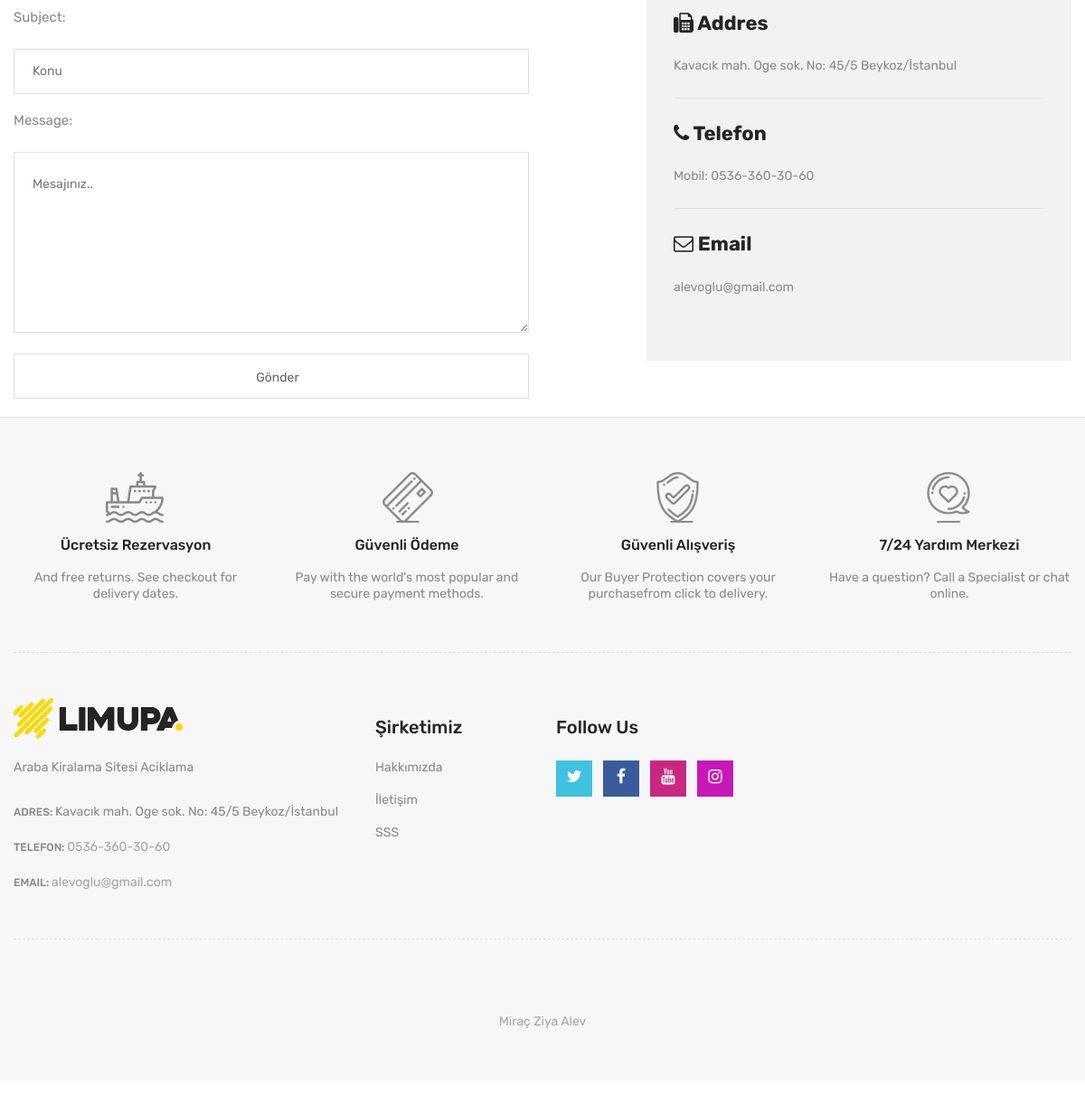
Page /iletisim/ (lower part) on the earlier database version.
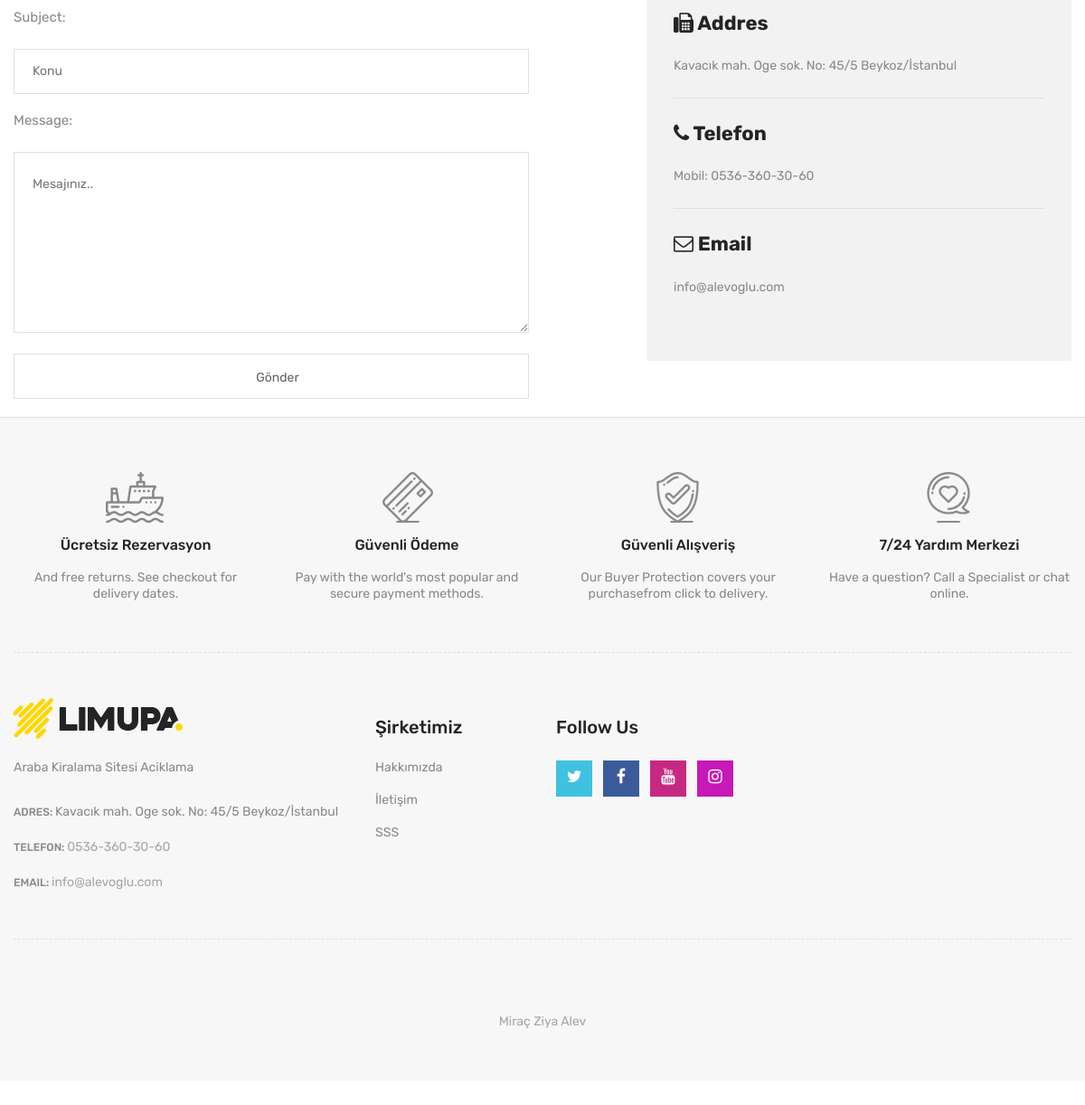
Same page on the later database version.
### home/models.py (models this page shows, shortened)
class Setting(models.Model):
    STATUS = (
        ('True', 'Evet'),
        ('False', 'Hayır'),
    )
    title = models.CharField(max_length=150)
    description = models.CharField(max_length=255)
    keywords = models.CharField(max_length=255)
    company = models.CharField(max_length=50)
    adress = models.CharField(blank=True, max_length=100)
    phone = models.CharField(blank=True, max_length=15)
    fax = models.CharField(blank=True, max_length=15)
    email = models.CharField(blank=True, max_length=20)
    smtpserver = models.CharField(blank=True, max_length=20)
    smtpemail = models.CharField(blank=True, max_length=20)
    smtppassword = models.CharField(blank=True, max_length=10)
    smtpport = models.CharField(blank=True, max_length=5)
    icon = models.ImageField(blank=True, upload_to='images/')
    facebook = models.CharField(blank=True, max_length=50)
    instagram = models.CharField(blank=True, max_length=50)
    twitter = models.CharField(blank=True, max_length=50)
    youtube = models.CharField(blank=True, max_length=50)
    aboutus = RichTextUploadingField(blank=True)
    contact = RichTextUploadingField(blank=True)
    references = RichTextUploadingField(blank=True)
    status = models.CharField(max_length=10, choices=STATUS)
    create_at = models.DateTimeField(auto_now_add=True)
    update_at = models.DateTimeField(auto_now=True)

### home/views.py (the view, shortened to what this page needs)
# urls.py: path('iletisim/', views.iletisim, name='iletisim'),
def iletisim(request):
    setting = Setting.objects.get()
    category = Category.objects.all()
    form = ContactFormu()
    context={'setting':setting, 'category': category, 'form':form}
    return render(request, 'iletisim.html', context)

### home/models.py
class ContactFormu(ModelForm):
    class Meta:
        model = ContactFormMessage
        fields = ['name', 'email', 'subject', 'message']
        widgets = {
            'name' : TextInput(attrs = {'class': 'input', 'placeholder' : 'Ad & Soyad'}),
            'subject': TextInput(attrs={'class': 'input', 'placeholder': 'Konu'}),
            'email': TextInput(attrs={'class': 'input', 'placeholder': 'Email Adres'}),
            'message': Textarea(attrs={'class': 'input', 'placeholder': 'Mesajınız..'}),
        }

### home/templates/iletisim.html (shortened to what this page needs)
{% extends "homebase.html" %}
{% load static %}
{% block content %}
            <div class="contact-main-page mt-60 mb-40 mb-md-40 mb-sm-40 mb-xs-40">
                <div class="container">
                    <div class="row">
                        <div class="col-lg-5 offset-lg-1 col-md-60 order-1 order-lg-2">
                            <div class="contact-page-side-content">
                                <div class="single-contact-block">
                                    <h4><i class="fa fa-fax"></i> Addres</h4>
                                    <p>{{ setting.adress|safe}}</p>
                                </div>
                                <div class="single-contact-block">
                                    <h4><i class="fa fa-phone"></i> Telefon</h4>
                                    <p>Mobil: {{ setting.phone }}</p>
                                </div>
                                <div class="single-contact-block last-child">
                                    <h4><i class="fa fa-envelope-o"></i> Email</h4>
                                    <p>{{ setting.email }}</p>
                                </div>
                            </div>
                        </div>
                        <div class="col-lg-6 col-md-12 order-2 order-lg-1">
                            <div class="contact-form-content pt-sm-55 pt-xs-55">
                                <div class="contact-form">
                                        <div class="form-group">
                                            <form action="" method="post">
                                                {{ form.as_p }}
                                                <input type="submit" value="Gönder">
                                            </form>
                                </div>
                            </div>
                        </div>
                    </div>
                </div>
            </div>
{% endblock %}

### home/templates/footer.html (shortened to what the changed rows need)
{% load static %}
<div class="footer">
                <div class="footer-static-top">
                    <div class="container">
                        <div class="footer-shipping pt-60 pb-55 pb-xs-25">
                            <div class="row">
                                <div class="col-lg-3 col-md-6 col-sm-6 pb-sm-55 pb-xs-55">
                                    <div class="li-shipping-inner-box">
                                        <div class="shipping-text">
                                            <h2>Ücretsiz Rezervasyon</h2>
                                        </div>
                                    </div>
                                </div>
                                <div class="col-lg-3 col-md-6 col-sm-6 pb-sm-55 pb-xs-55">
                                    <div class="li-shipping-inner-box">
                                        <div class="shipping-text">
                                            <h2>Güvenli Ödeme</h2>
                                        </div>
                                    </div>
                                </div>
                                <div class="col-lg-3 col-md-6 col-sm-6 pb-xs-30">
                                    <div class="li-shipping-inner-box">
                                        <div class="shipping-text">
                                            <h2>Güvenli Alışveriş</h2>
                                        </div>
                                    </div>
                                </div>
                                <div class="col-lg-3 col-md-6 col-sm-6 pb-xs-30">
                                    <div class="li-shipping-inner-box">
                                        <div class="shipping-text">
                                            <h2>7/24 Yardım Merkezi</h2>
                                        </div>
                                    </div>
                                </div>
                            </div>
                        </div>
                    </div>
                </div>
                <div class="footer-static-middle">
                    <div class="container">
                        <div class="footer-logo-wrap pt-50 pb-35">
                            <div class="row">
                                <div class="col-lg-4 col-md-6">
                                    <div class="footer-logo">
                                        <img src="{% static 'images/menu/logo/1.jpg' %}" alt="Footer Logo">
                                        <p class="info">
                                            {{ setting.description }}
                                        </p>
                                    </div>
                                    <ul class="des">
                                        <li>
                                            <span>Adres: </span>
                                            {{ setting.adress}}
                                        </li>
                                        <li>
                                            <span>Telefon: </span>
                                            <a href="#">{{setting.phone}}</a>
                                        </li>
                                        <li>
                                            <span>Email: </span>
                                            <a href="mailto://info@yourdomain.com">{{ setting.email }}</a>
                                        </li>
                                    </ul>
                                </div>
                            </div>
                        </div>
                    </div>
                </div>
            </div>
        </div>
    </body>

Differences in the rows shown:
changed Setting "Kavacık mah. Oge sok. No: 45/5 Beykoz/İstanbul": email "alevoglu@gmail.com" → "info@alevoglu.com"
